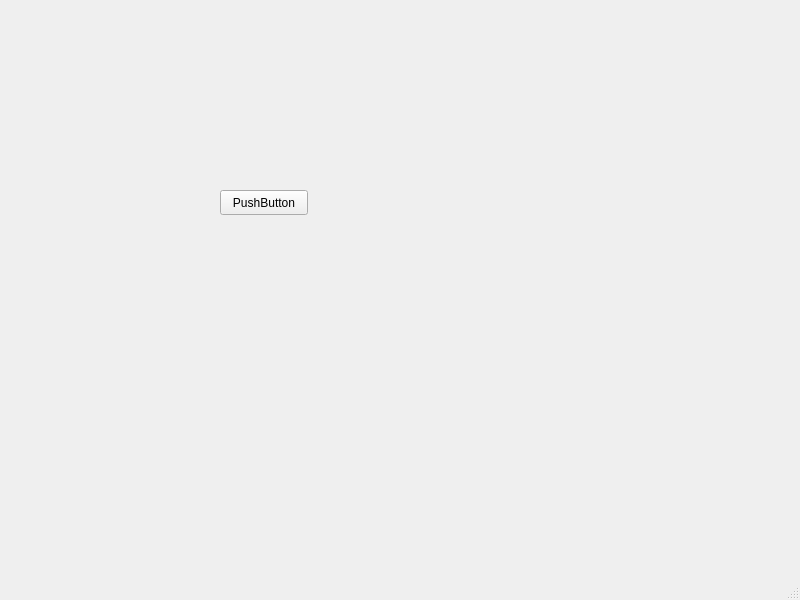
<?xml version="1.0" encoding="UTF-8"?>
<ui version="4.0">
 <class>resourceViewer</class>
 <widget class="QMainWindow" name="resourceViewer">
  <property name="geometry">
   <rect>
    <x>0</x>
    <y>0</y>
    <width>800</width>
    <height>600</height>
   </rect>
  </property>
  <property name="windowTitle">
   <string>resourceViewer</string>
  </property>
  <widget class="QWidget" name="centralwidget">
   <widget class="QPushButton" name="pushButton">
    <property name="geometry">
     <rect>
      <x>220</x>
      <y>190</y>
      <width>88</width>
      <height>25</height>
     </rect>
    </property>
    <property name="text">
     <string>PushButton</string>
    </property>
   </widget>
  </widget>
  <widget class="QMenuBar" name="menubar">
   <property name="geometry">
    <rect>
     <x>0</x>
     <y>0</y>
     <width>800</width>
     <height>22</height>
    </rect>
   </property>
  </widget>
  <widget class="QStatusBar" name="statusbar"/>
 </widget>
 <resources/>
 <connections/>
</ui>
